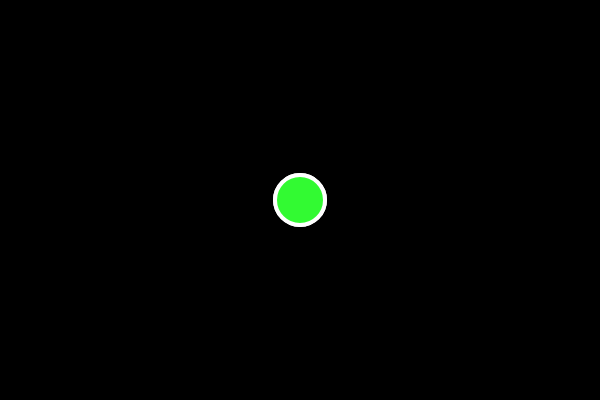
Frame 1 (no input)
Frame 60 (no input): identical to frame 1, image omitted
Frame 120 (the mouse pressed at the canvas centre since frame 60): identical to frame 1, image omitted

The p5.js sketch that drew this single still picture (run headless with seeded random() and noise() and a simulated clock; from frame 60 on, the mouse is pressed at the canvas centre):

// p5.js sketch
// ── sketch.js
var x = 300;
var y = 200;
var speedx = 8;
var speedy = 6;


function setup(){
    createCanvas(600,400);
}

function draw(){
    background(0);
    display();
   // move();
    //bounce();

    //display ball
   display();
  
    
function display(){
     stroke(255);
    strokeWeight(4);
    fill(50,250,50);
    ellipse(x, y, 50, 50);
}
    
    function move(){
        //make ball move 
        y = y + speedy;
        x = x + speedx;
        
    }
    
    function bounce (){
       //make ball move
    y = y + speedy;
    x = x + speedx;
    
    //ball changes direction when it hits wall
    if(x>600|| x<0){
        speedx = -speedx;
    }
     if(y>400 || y<0){
        speedy = -speedy;
    }   
    }
    
    
}
